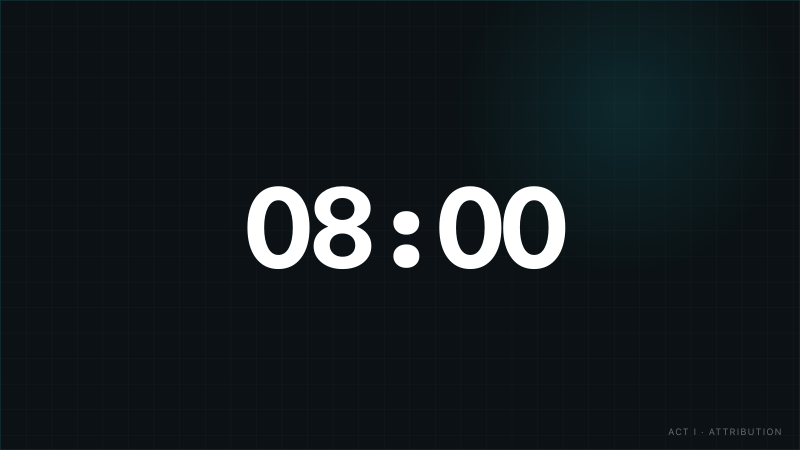
#> input picture prototypes/renders/forensic-thread/slide-01.png, 1600 x 900 px, given in place of slide-001.jpg, which was not available (shown at 1/2 size)
$ python make-full-lecture-contact-sheets.py
#> lines starting #> are read from the running program, lines starting #| are printed output that depends on the picture; pictures that were not available may be replaced by others from this repository, and a replacement may not be noted
from pathlib import Path
from PIL import Image, ImageDraw, ImageFont

source = Path('prototypes/renders/altitude-full-lecture/slides')
out = Path('prototypes/renders/altitude-full-lecture/contact-sheets')
out.mkdir(parents=True, exist_ok=True)
files = sorted(source.glob('slide-*.jpg'))
columns, rows = 6, 5
thumb_w, thumb_h = 320, 180
gap, label_h, margin, header_h = 14, 30, 24, 76

try:
    title_font = ImageFont.truetype('/System/Library/Fonts/Supplemental/Arial Bold.ttf', 30)
    label_font = ImageFont.truetype('/System/Library/Fonts/Supplemental/Arial Bold.ttf', 17)
except OSError:
    title_font = label_font = ImageFont.load_default()

def sheet(group, title, destination):
    sheet_rows = (len(group) + columns - 1) // columns
    width = margin * 2 + columns * thumb_w + (columns - 1) * gap
    height = header_h + margin + sheet_rows * (thumb_h + label_h) + max(0, sheet_rows - 1) * gap + margin
    canvas = Image.new('RGB', (width, height), '#002452')
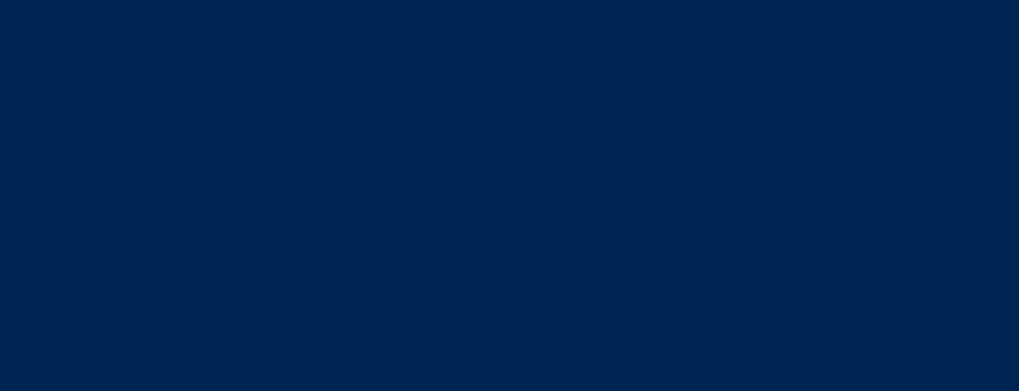
#> canvas: PIL image 2038x782 RGB (shown at 1/2 size); mean R, G, B 0, 36, 82
    draw = ImageDraw.Draw(canvas)
    draw.text((margin, 20), title, fill='#FFFFFF', font=title_font)
    draw.rectangle((margin, 58, margin + 180, 64), fill='#FABD0F')
    for index, path in enumerate(group):
        row, column = divmod(index, columns)
        x = margin + column * (thumb_w + gap)
        y = header_h + margin + row * (thumb_h + label_h + gap)
        image = Image.open(path).convert('RGB')
#> image is the input picture: PIL image 1600x900 RGB; mean R, G, B 20.1, 27.7, 30.7
        image.thumbnail((thumb_w, thumb_h), Image.Resampling.LANCZOS)
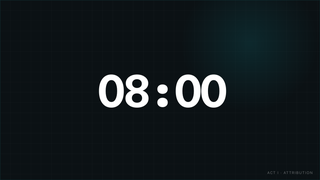
#> image: PIL image 320x180 RGB; mean R, G, B 20.1, 27.7, 30.7
        canvas.paste(image, (x + (thumb_w - image.width) // 2, y + (thumb_h - image.height) // 2))
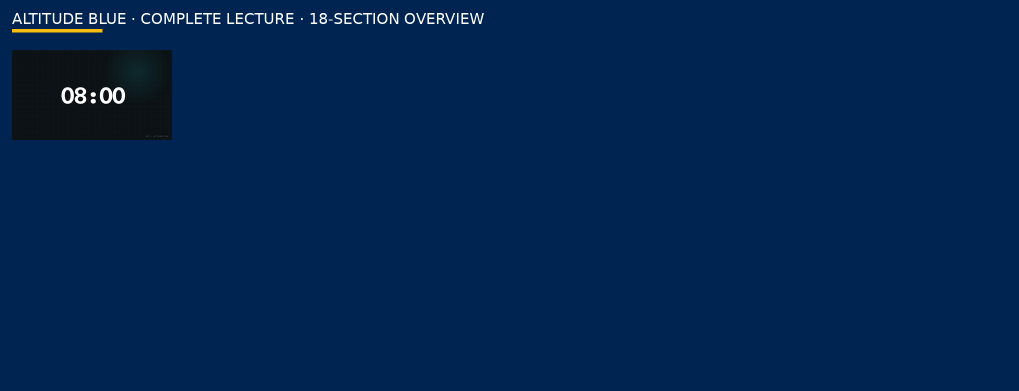
#> canvas: PIL image 2038x782 RGB (shown at 1/2 size); mean R, G, B 1.9, 36.7, 80.8
        draw.text((x, y + thumb_h + 7), path.stem.replace('slide-', 'p.'), fill='#FABD0F', font=label_font)
#> pass 2 of the loop in sheet, `for index, path in enumerate(group):`:
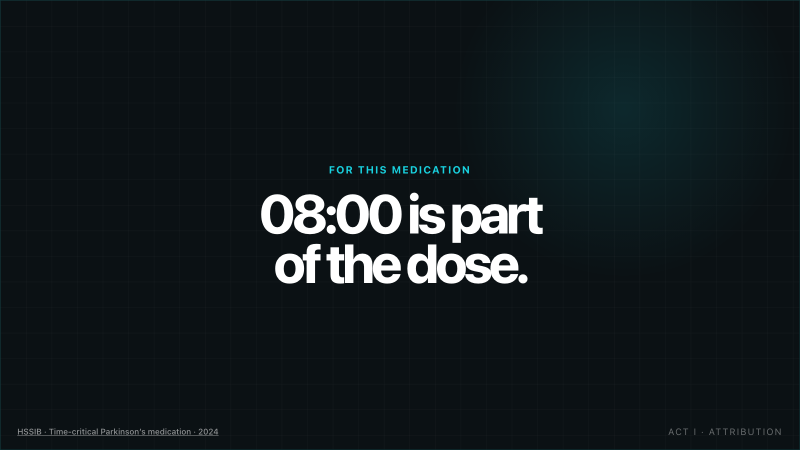
#> input picture prototypes/renders/forensic-thread/slide-02.png, 1600 x 900 px, given in place of slide-017.jpg, which was not available (shown at 1/2 size)
#> in sheet, image is the input picture: PIL image 1600x900 RGB; mean R, G, B 18.9, 26.8, 29.8
#> in sheet, `image.thumbnail((thumb_w, thumb_h), Image.Resampling.LANCZOS)`:
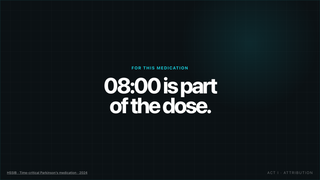
#> image: PIL image 320x180 RGB; mean R, G, B 18.9, 26.7, 29.7
#> in sheet, `canvas.paste(image, (x + (thumb_w - image.width) // 2, y + (thumb_h - ..`:
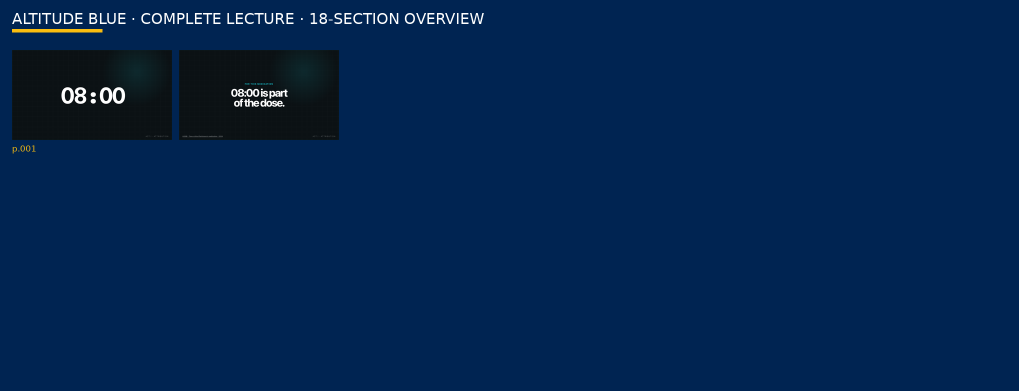
#> canvas: PIL image 2038x782 RGB (shown at 1/2 size); mean R, G, B 2.7, 36.4, 78.9
    canvas.save(destination, optimize=True)

for start in range(0, len(files), columns * rows):
    group = files[start:start + columns * rows]
    first = int(group[0].stem.split('-')[1])
    last = int(group[-1].stem.split('-')[1])
    sheet(group, f'ALTITUDE BLUE · ORIGINAL PAGES {first:03d}–{last:03d}', out / f'pages-{first:03d}-{last:03d}.jpg')

representatives = [1, 17, 26, 43, 61, 81, 100, 121, 153, 190, 207, 219, 243, 281, 310, 320, 340, 354]
selected = [source / f'slide-{page:03d}.jpg' for page in representatives]
#> (the run stopped early here; a loop or call above may not have finished)
